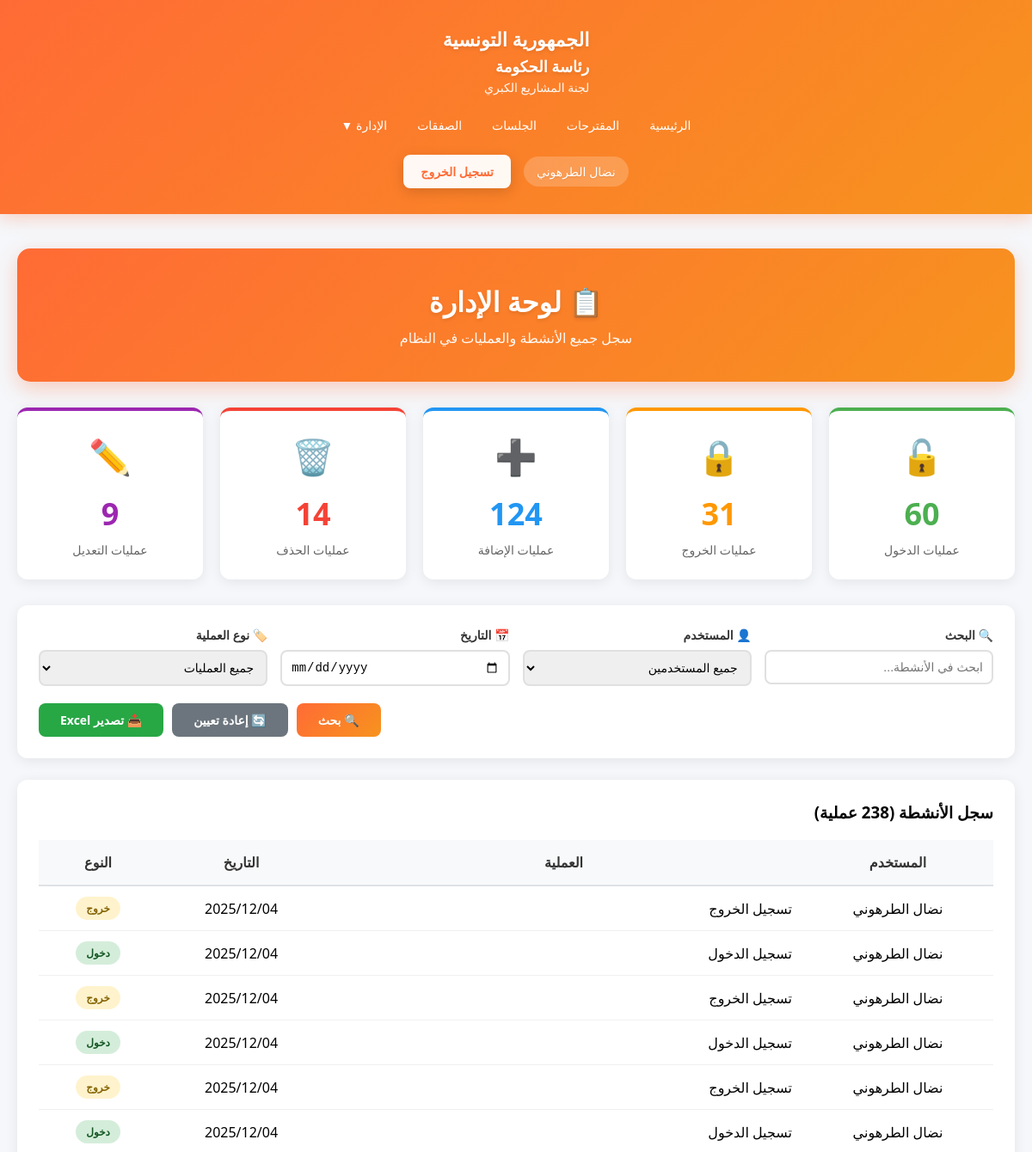
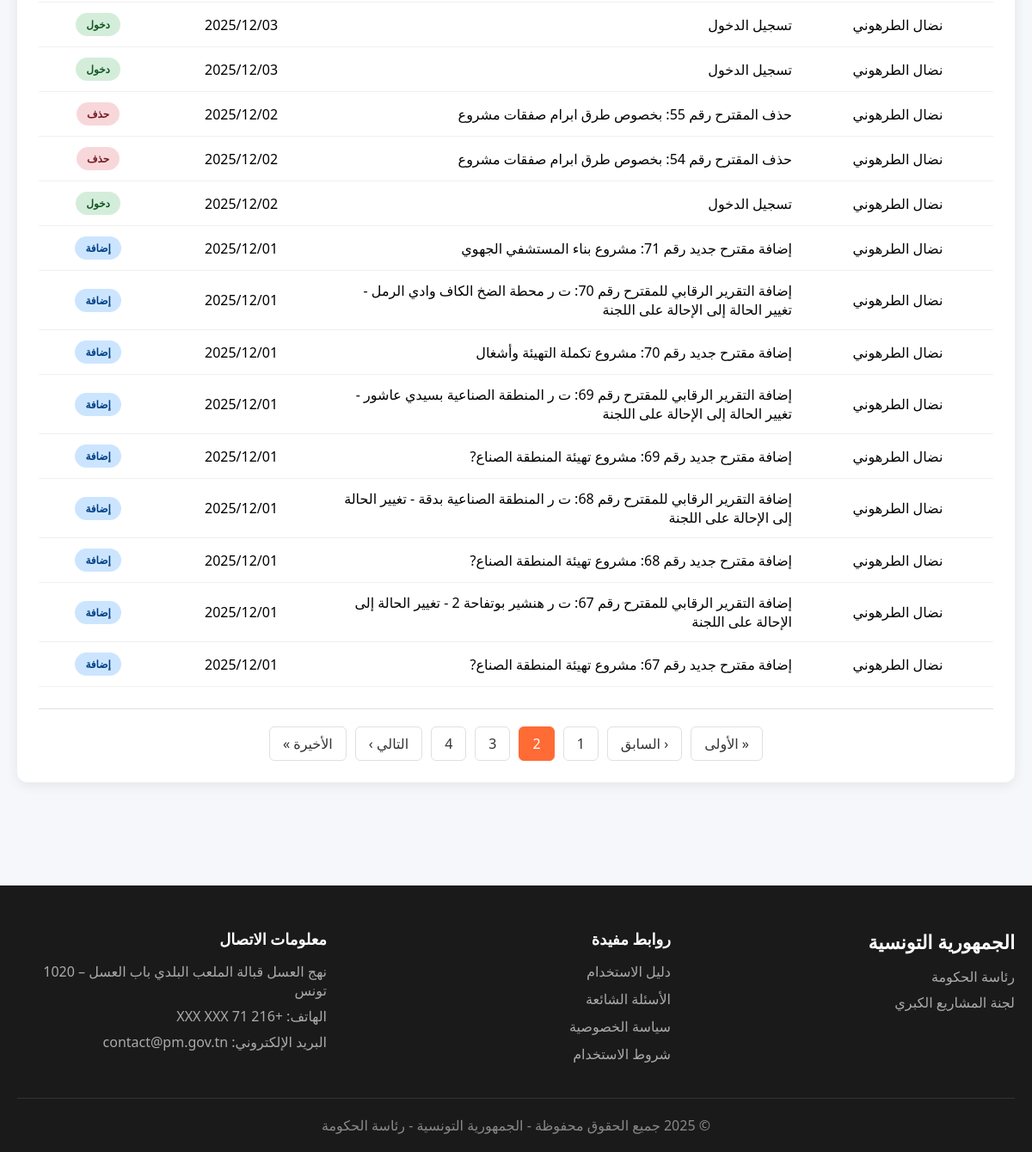
The page /Views/administration.php?page=2 (signed in) on the database its author committed (2 pictures, top to bottom).
### tables this page shows
CREATE TABLE `journal` (
  `idJournal` int(11) NOT NULL,
  `idUser` int(11) NOT NULL,
  `action` varchar(400) NOT NULL,
  `date` date NOT NULL
);

CREATE TABLE `user` (
  `idUser` int(11) NOT NULL,
  `nomUser` varchar(200) NOT NULL,
  `emailUser` varchar(300) NOT NULL,
  `typeCpt` int(1) NOT NULL,
  `login` varchar(20) NOT NULL,
  `pw` varchar(255) NOT NULL
);

### Views/administration.php (the view, shortened to what this page needs)
<?php
$database = new Database();
$db = $database->getConnection();
$filterUser = isset($_GET['user']) ? Security::sanitizeInput($_GET['user']) : '';
$filterAction = isset($_GET['action_type']) ? Security::sanitizeInput($_GET['action_type']) : '';
$filterDate = isset($_GET['date']) ? Security::sanitizeInput($_GET['date']) : '';
$search = isset($_GET['search']) ? Security::sanitizeInput($_GET['search']) : '';
$page = isset($_GET['page']) ? intval($_GET['page']) : 1;
$perPage = 20;
$offset = ($page - 1) * $perPage;
$sql = "SELECT j.*, u.nomUser, u.emailUser
        FROM journal j
        LEFT JOIN user u ON j.idUser = u.idUser
        WHERE 1=1";
$countSql = "SELECT COUNT(*) as total FROM ({$sql}) as subquery";
$countStmt = $db->prepare($countSql);
$countStmt->execute();
$totalRecords = $countStmt->fetch(PDO::FETCH_ASSOC)['total'];
$totalPages = ceil($totalRecords / $perPage);
$sql .= " ORDER BY j.idJournal DESC LIMIT :limit OFFSET :offset";
$stmt = $db->prepare($sql);
$stmt->bindValue(':limit', $perPage, PDO::PARAM_INT);
$stmt->bindValue(':offset', $offset, PDO::PARAM_INT);
$stmt->execute();
$logs = $stmt->fetchAll(PDO::FETCH_ASSOC);
$statsLogin = $db->query("SELECT COUNT(*) as total FROM journal WHERE action LIKE '%تسجيل الدخول%'")->fetch()['total'];
$statsLogout = $db->query("SELECT COUNT(*) as total FROM journal WHERE action LIKE '%تسجيل الخروج%'")->fetch()['total'];
$statsAjout = $db->query("SELECT COUNT(*) as total FROM journal WHERE action LIKE '%إضافة%'")->fetch()['total'];
$statsSupp = $db->query("SELECT COUNT(*) as total FROM journal WHERE action LIKE '%حذف%'")->fetch()['total'];
$statsModif = $db->query("SELECT COUNT(*) as total FROM journal WHERE action LIKE '%تعديل%'")->fetch()['total'];
?>
<!DOCTYPE html>
<html lang="ar" dir="rtl">
<head>
    <link rel="stylesheet" href="../assets/css/style.css">
</head>
<body>
    <?php include 'includes/header.php'; ?>
    <section class="content-section" style="padding: 40px 0;">
        <div class="container">
            <div class="admin-header">
                <h2>📋 لوحة الإدارة</h2>
                <p>سجل جميع الأنشطة والعمليات في النظام</p>
            </div>
            <div class="stats-cards">
                <div class="stat-card-admin login">
                    <div class="icon">🔓</div>
                    <div class="number"><?php echo $statsLogin; ?></div>
                    <div class="label">عمليات الدخول</div>
                </div>
                <div class="stat-card-admin logout">
                    <div class="icon">🔒</div>
                    <div class="number"><?php echo $statsLogout; ?></div>
                    <div class="label">عمليات الخروج</div>
                </div>
                <div class="stat-card-admin add">
                    <div class="icon">➕</div>
                    <div class="number"><?php echo $statsAjout; ?></div>
                    <div class="label">عمليات الإضافة</div>
                </div>
                <div class="stat-card-admin delete">
                    <div class="icon">🗑️</div>
                    <div class="number"><?php echo $statsSupp; ?></div>
                    <div class="label">عمليات الحذف</div>
                </div>
                <div class="stat-card-admin edit">
                    <div class="icon">✏️</div>
                    <div class="number"><?php echo $statsModif; ?></div>
                    <div class="label">عمليات التعديل</div>
                </div>
            </div>
            <div class="filters-panel">
                <form method="GET" action="">
                    <div class="filters-grid">
                        <div class="filter-group">
                            <label>🔍 البحث</label>
                            <input type="text" name="search" placeholder="ابحث في الأنشطة..."
                                   value="<?php echo htmlspecialchars($search); ?>">
                        </div>
                        <div class="filter-group">
                            <label>👤 المستخدم</label>
                            <select name="user">
                                <option value="">جميع المستخدمين</option>
                            </select>
                        </div>
                        <div class="filter-group">
                            <label>📅 التاريخ</label>
                            <input type="date" name="date" value="<?php echo htmlspecialchars($filterDate); ?>">
                        </div>
                        <div class="filter-group">
                            <label>🏷️ نوع العملية</label>
                            <select name="action_type">
                                <option value="">جميع العمليات</option>
                            </select>
                        </div>
                    </div>
                    <div class="filter-actions">
                        <button type="submit" class="btn btn-primary">🔍 بحث</button>
                        <a href="administration.php" class="btn btn-secondary">🔄 إعادة تعيين</a>
                        <a href="export_logs.php" class="btn btn-export">📥 تصدير Excel</a>
                    </div>
                </form>
            </div>
            <div class="logs-table">
                <h3 style="margin-bottom: 20px;">سجل الأنشطة (<?php echo $totalRecords; ?> عملية)</h3>
                <?php if (count($logs) > 0): ?>
                    <table>
                        <thead>
                            <tr>
                                <th>المستخدم</th>
                                <th>العملية</th>
                                <th>التاريخ</th>
                                <th>النوع</th>
                            </tr>
                        </thead>
                        <tbody>
                            <?php foreach ($logs as $log): ?>
                                <tr>
                                    <td><?php echo htmlspecialchars($log['nomUser']); ?></td>
                                    <td style="text-align: right; width: 50%;">
                                        <?php echo htmlspecialchars($log['action']); ?>
                                    </td>
                                    <td><?php echo date('Y/m/d', strtotime($log['date'])); ?></td>
                                    <td>
                                        <?php
                                        $badgeClass = 'action-login';
                                        $badgeText = 'عملية';
                                        if (strpos($log['action'], 'تسجيل الدخول') !== false) {
                                            $badgeClass = 'action-login';
                                            $badgeText = 'دخول';
                                        } elseif (strpos($log['action'], 'تسجيل الخروج') !== false) {
                                            $badgeClass = 'action-logout';
                                            $badgeText = 'خروج';
                                        } elseif (strpos($log['action'], 'إضافة') !== false) {
                                            $badgeClass = 'action-add';
                                            $badgeText = 'إضافة';
                                        } elseif (strpos($log['action'], 'حذف') !== false) {
                                            $badgeClass = 'action-delete';
                                            $badgeText = 'حذف';
                                        } elseif (strpos($log['action'], 'تعديل') !== false) {
                                            $badgeClass = 'action-edit';
                                            $badgeText = 'تعديل';
                                        }
                                        ?>
                                        <span class="action-badge <?php echo $badgeClass; ?>">
                                            <?php echo $badgeText; ?>
                                        </span>
                                    </td>
                                </tr>
                            <?php endforeach; ?>
                        </tbody>
                    </table>
                    <?php if ($totalPages > 1): ?>
                        <div class="pagination">
                            <?php if ($page > 1): ?>
                                <a href="?page=1<?php echo !empty($search) ? '&search='.$search : '';
                                    echo !empty($filterUser) ? '&user='.$filterUser : '';
                                    echo !empty($filterDate) ? '&date='.$filterDate : '';
                                    echo !empty($filterAction) ? '&action_type='.$filterAction : ''; ?>">
                                    « الأولى
                                </a>
                                <a href="?page=<?php echo $page-1; ?><?php echo !empty($search) ? '&search='.$search : '';
                                    echo !empty($filterUser) ? '&user='.$filterUser : '';
                                    echo !empty($filterDate) ? '&date='.$filterDate : '';
                                    echo !empty($filterAction) ? '&action_type='.$filterAction : ''; ?>">
                                    ‹ السابق
                                </a>
                            <?php endif; ?>
                            <?php
                            $start = max(1, $page - 2);
                            $end = min($totalPages, $page + 2);
                            for ($i = $start; $i <= $end; $i++):
                            ?>
                                <?php if ($i == $page): ?>
                                    <span class="active"><?php echo $i; ?></span>
                                <?php else: ?>
                                    <a href="?page=<?php echo $i; ?><?php echo !empty($search) ? '&search='.$search : '';
                                        echo !empty($filterUser) ? '&user='.$filterUser : '';
                                        echo !empty($filterDate) ? '&date='.$filterDate : '';
                                        echo !empty($filterAction) ? '&action_type='.$filterAction : ''; ?>">
                                        <?php echo $i; ?>
                                    </a>
                                <?php endif; ?>
                            <?php endfor; ?>
                            <?php if ($page < $totalPages): ?>
                                <a href="?page=<?php echo $page+1; ?><?php echo !empty($search) ? '&search='.$search : '';
                                    echo !empty($filterUser) ? '&user='.$filterUser : '';
                                    echo !empty($filterDate) ? '&date='.$filterDate : '';
                                    echo !empty($filterAction) ? '&action_type='.$filterAction : ''; ?>">
                                    التالي ›
                                </a>
                                <a href="?page=<?php echo $totalPages; ?><?php echo !empty($search) ? '&search='.$search : '';
                                    echo !empty($filterUser) ? '&user='.$filterUser : '';
                                    echo !empty($filterDate) ? '&date='.$filterDate : '';
                                    echo !empty($filterAction) ? '&action_type='.$filterAction : ''; ?>">
                                    الأخيرة »
                                </a>
                            <?php endif; ?>
                        </div>
                    <?php endif; ?>
                <?php else: ?>
                    <div class="no-data">
                        <p>🔭 لا توجد سجلات لعرضها</p>
                    </div>
                <?php endif; ?>
            </div>
        </div>
    </section>
    <?php include 'includes/footer.php'; ?>
</body>
</html>

### assets/CSS/style.css (style rules this page uses)
* { margin: 0; padding: 0; box-sizing: border-box; }
body { font-family: 'Segoe UI', Tahoma, Geneva, Verdana, sans-serif; background: #f5f7fa; direction: rtl; }
.container { max-width: 1400px; margin: 0 auto; padding: 0 20px; }
.content-section { padding: 60px 0; }
table { width: 100%; border-collapse: collapse; }
th { background: #f8f9fa; padding: 15px; text-align: center; font-weight: 600; color: #333; border-bottom: 2px solid #dee2e6; }
td { padding: 15px; text-align: center; border-bottom: 1px solid #f0f0f0; }
table th:nth-child(1), table td:nth-child(1) { width: 20%; max-width: 200px; }
table th:nth-child(2), table td:nth-child(2) { width: 15%; }

### Views/administration.php (style rules this page uses)
.admin-header { background: linear-gradient(135deg, #FF6B35 0%, #F7931E 100%); color: white; padding: 40px; border-radius: 15px; margin-bottom: 30px; text-align: center; box-shadow: 0 8px 25px rgba(255, 107, 53, 0.3); }
.admin-header h2 { font-size: 32px; margin-bottom: 10px; text-shadow: 0 2px 4px rgba(0, 0, 0, 0.1); }
.admin-header p { font-size: 16px; opacity: 0.95; }
.stats-cards { display: grid; grid-template-columns: repeat(auto-fit, minmax(200px, 1fr)); gap: 20px; margin-bottom: 30px; }
.stat-card-admin { background: white; padding: 25px; border-radius: 12px; box-shadow: 0 3px 15px rgba(0,0,0,0.08); text-align: center; transition: transform 0.3s; }
.stat-card-admin .icon { font-size: 40px; margin-bottom: 15px; }
.stat-card-admin .number { font-size: 36px; font-weight: bold; margin-bottom: 8px; }
.stat-card-admin .label { color: #666; font-size: 14px; }
.stat-card-admin.login { border-top: 4px solid #4caf50; }
.stat-card-admin.login .icon { color: #4caf50; }
.stat-card-admin.login .number { color: #4caf50; }
.stat-card-admin.logout { border-top: 4px solid #ff9800; }
.stat-card-admin.logout .icon { color: #ff9800; }
.stat-card-admin.logout .number { color: #ff9800; }
.stat-card-admin.add { border-top: 4px solid #2196F3; }
.stat-card-admin.add .icon { color: #2196F3; }
.stat-card-admin.add .number { color: #2196F3; }
.stat-card-admin.delete { border-top: 4px solid #f44336; }
.stat-card-admin.delete .icon { color: #f44336; }
.stat-card-admin.delete .number { color: #f44336; }
.stat-card-admin.edit { border-top: 4px solid #9c27b0; }
.stat-card-admin.edit .icon { color: #9c27b0; }
.stat-card-admin.edit .number { color: #9c27b0; }
.filters-panel { background: white; padding: 25px; border-radius: 12px; box-shadow: 0 3px 15px rgba(0,0,0,0.08); margin-bottom: 25px; }
.filters-grid { display: grid; grid-template-columns: repeat(auto-fit, minmax(200px, 1fr)); gap: 15px; margin-bottom: 20px; }
.filter-group label { display: block; margin-bottom: 8px; font-weight: 600; color: #333; font-size: 14px; }
.filter-group input, .filter-group select { width: 100%; padding: 10px; border: 2px solid #e0e0e0; border-radius: 8px; font-size: 14px; }
.filter-actions { display: flex; gap: 10px; justify-content: flex-end; }
.btn { padding: 10px 25px; border: none; border-radius: 8px; font-size: 14px; font-weight: 600; cursor: pointer; transition: all 0.3s; text-decoration: none; display: inline-block; }
.btn-primary { background: linear-gradient(135deg, #FF6B35 0%, #F7931E 100%); color: white; }
.btn-secondary { background: #6c757d; color: white; }
.btn-export { background: #28a745; color: white; }
.logs-table { background: white; border-radius: 12px; padding: 25px; box-shadow: 0 3px 15px rgba(0,0,0,0.08); overflow-x: auto; }
table { width: 100%; border-collapse: collapse; }
thead { background: linear-gradient(135deg, #FF6B35 0%, #F7931E 100%); color: white; }
th { padding: 15px; text-align: center; font-weight: 600; }
td { padding: 12px; text-align: center; border-bottom: 1px solid #f0f0f0; }
.action-badge { padding: 5px 12px; border-radius: 15px; font-size: 12px; font-weight: 600; display: inline-block; }
.action-login { background: #d4edda; color: #155724; }
.action-logout { background: #fff3cd; color: #856404; }
.action-add { background: #cce5ff; color: #004085; }
.action-delete { background: #f8d7da; color: #721c24; }
.pagination { display: flex; justify-content: center; gap: 10px; margin-top: 25px; padding-top: 20px; border-top: 1px solid #e0e0e0; }
.pagination a, .pagination span { padding: 8px 15px; border: 1px solid #e0e0e0; border-radius: 6px; text-decoration: none; color: #333; transition: all 0.3s; }
.pagination .active { background: #FF6B35; color: white; border-color: #FF6B35; }

### Views/includes/header.php (style rules this page uses)
.container { max-width: 1400px; margin: 0 auto; padding: 0 20px; }

### rows shown on the page
journal: idUser.nomUser "نضال الطرهوني", action "تسجيل الخروج", date "2025/12/04", action "خروج"
journal: idUser.nomUser "نضال الطرهوني", action "تسجيل الدخول", date "2025/12/04", action "دخول"
journal: idUser.nomUser "نضال الطرهوني", action "تسجيل الخروج", date "2025/12/04", action "خروج"
journal: idUser.nomUser "نضال الطرهوني", action "تسجيل الدخول", date "2025/12/04", action "دخول"
journal: idUser.nomUser "نضال الطرهوني", action "تسجيل الخروج", date "2025/12/04", action "خروج"
journal: idUser.nomUser "نضال الطرهوني", action "تسجيل الدخول", date "2025/12/04", action "دخول"
journal: idUser.nomUser "نضال الطرهوني", action "تسجيل الدخول", date "2025/12/03", action "دخول"
journal: idUser.nomUser "نضال الطرهوني", action "تسجيل الدخول", date "2025/12/03", action "دخول"
journal: idUser.nomUser "نضال الطرهوني", action "حذف المقترح رقم 55: بخصوص طرق ابرام صفقات مشروع", date "2025/12/02", action "حذف"
journal: idUser.nomUser "نضال الطرهوني", action "حذف المقترح رقم 54: بخصوص طرق ابرام صفقات مشروع", date "2025/12/02", action "حذف"
journal: idUser.nomUser "نضال الطرهوني", action "تسجيل الدخول", date "2025/12/02", action "دخول"
journal: idUser.nomUser "نضال الطرهوني", action "إضافة مقترح جديد رقم 71: مشروع بناء المستشفي الجهوي", date "2025/12/01", action "إضافة"
journal: idUser.nomUser "نضال الطرهوني", action "إضافة التقرير الرقابي للمقترح رقم 70: ت ر محطة الضخ الكاف وادي الرمل - تغيير الحالة إلى الإحالة على اللجنة", date "2025/12/01", action "إضافة"
journal: idUser.nomUser "نضال الطرهوني", action "إضافة مقترح جديد رقم 70: مشروع تكملة التهيئة وأشغال", date "2025/12/01", action "إضافة"
journal: idUser.nomUser "نضال الطرهوني", action "إضافة التقرير الرقابي للمقترح رقم 69: ت ر المنطقة الصناعية بسيدي عاشور - تغيير الحالة إلى الإحالة على اللجنة", date "2025/12/01", action "إضافة"
journal: idUser.nomUser "نضال الطرهوني", action "إضافة مقترح جديد رقم 69: مشروع تهيئة المنطقة الصناع?", date "2025/12/01", action "إضافة"
journal: idUser.nomUser "نضال الطرهوني", action "إضافة التقرير الرقابي للمقترح رقم 68: ت ر المنطقة الصناعية بدقة - تغيير الحالة إلى الإحالة على اللجنة", date "2025/12/01", action "إضافة"
journal: idUser.nomUser "نضال الطرهوني", action "إضافة مقترح جديد رقم 68: مشروع تهيئة المنطقة الصناع?", date "2025/12/01", action "إضافة"
journal: idUser.nomUser "نضال الطرهوني", action "إضافة التقرير الرقابي للمقترح رقم 67: ت ر هنشير بوتفاحة 2 - تغيير الحالة إلى الإحالة على اللجنة", date "2025/12/01", action "إضافة"
journal: idUser.nomUser "نضال الطرهوني", action "إضافة مقترح جديد رقم 67: مشروع تهيئة المنطقة الصناع?", date "2025/12/01", action "إضافة"

### other values the page prints
$_SESSION['user_name'] "نضال الطرهوني"
$statsLogin "60"
$statsLogout "31"
$statsAjout "124"
$statsSupp "14"
$statsModif "9"
